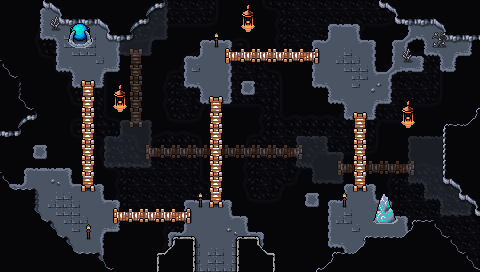

This game map was drawn from its Tiled (.tmx) file and the tilesets committed beside it. A one-line description and the trimmed map source follow:
An orthogonal 30x17 tile map with 16x16 px tiles, 8 tile layers (Collision, Background, Shroud, Lower Ground, ...), 3 tilesets and 23 objects.

<map version="1.10" tiledversion="1.10.1" orientation="orthogonal" renderorder="right-down" width="30" height="17" tilewidth="16" tileheight="16" infinite="0" nextlayerid="14" nextobjectid="69">
 <editorsettings>
  <export target="wastetown..tmx" format="tmx" />
 </editorsettings>
 <properties>
  <property name="dungeonEffect">{
  "startBattleWithCard": [ "Dream Halls|STH|1" ],
}</property>
 </properties>
 <tileset firstgid="1" source="../../tileset/main.tsx" />
 <tileset firstgid="10113" source="../../tileset/buildings.tsx" />
 <tileset firstgid="11905" source="../../tileset/main-nocollide.tsx" />
 <layer id="6" name="Collision" width="30" height="17" opacity="0.9">
  <data>[510 cells, 210 non-empty, 15 distinct tile ids]</data>
 </layer>
 <layer id="1" name="Background" width="30" height="17">
  <data>[510 cells, 510 non-empty, 1 distinct tile ids]</data>
 </layer>
 <layer id="12" name="Shroud" width="30" height="17" opacity="0.15">
  <data>[510 cells, 287 non-empty, 18 distinct tile ids]</data>
 </layer>
 <layer id="10" name="Lower Ground" width="30" height="17" opacity="0.3">
  <data>[510 cells, 67 non-empty, 16 distinct tile ids]</data>
 </layer>
 <layer id="9" name="Lower Bridges" width="30" height="17" opacity="0.3">
  <data>[510 cells, 20 non-empty, 6 distinct tile ids]</data>
 </layer>
 <layer id="11" name="Ground" width="30" height="17">
  <data>[510 cells, 181 non-empty, 32 distinct tile ids]</data>
 </layer>
 <layer id="13" name="Walls" width="30" height="17">
  <data>[510 cells, 151 non-empty, 23 distinct tile ids]</data>
 </layer>
 <layer id="3" name="Clutter" width="30" height="17">
  <properties>
   <property name="spriteLayer" type="bool" value="true" />
  </properties>
  <data>[510 cells, 206 non-empty, 23 distinct tile ids]</data>
 </layer>
 <objectgroup id="4" name="Objects">
  <object id="38" template="../../obj/entry_up.tx" x="199.974" y="271.026" width="32" height="16">
   <properties>
    <property name="teleport" value="" />
   </properties>
  </object>
  <object id="47" template="../../obj/gold.tx" x="333.108" y="97.7427" />
  <object id="56" template="../../obj/gold.tx" x="188.694" y="74.3844">
   <properties>
    <property name="reward">[
  {
    "type": "gold",
    "count": 110,
    "addMaxCount": 50
 }
]</property>
   </properties>
  </object>
  <object id="48" template="../../obj/treasure.tx" x="335.727" y="242.192">
   <properties>
    <property name="reward">[{
  "type": "randomCard",
  "count": 2,
  "colors": [ "colorID" ]
},{
  "type": "randomCard",
  "count": 1,
  "rarity": [ "mythicrare" ],
  "colors": [ "colorID" ]
},{
  "type": "randomCard",
  "count": 1,
  "probability": 0.6,
  "rarity": [ "rare", "mythicrare" ],
  "addMaxCount": 1
},{
  "type": "randomCard",
  "count": 1,
  "probability": 0.5,
  "addMaxCount": 2
}]</property>
   </properties>
  </object>
  <object id="55" template="../../obj/treasure.tx" x="99.0669" y="60.0876">
   <properties>
    <property name="reward">[{
  "type": "randomCard",
  "count": 2,
  "colors": [ "colorID" ]
},{
  "type": "randomCard",
  "count": 1,
  "rarity": [ "rare" ],
  "colors": [ "colorID" ]
},{
  "type": "randomCard",
  "count": 1,
  "addMaxCount": 2
}]</property>
   </properties>
  </object>
  <object id="49" template="../../obj/gold.tx" x="28.9129" y="186.082" />
  <object id="50" template="../../obj/enemy.tx" x="80.4976" y="79.0146">
   <properties>
    <property name="effect">{
 "lifeModifier": 4,
 "startBattleWithCard": [ "Jayemdae Tome|LEB|1" ]
}</property>
    <property name="enemy" value="Master Green Wizard" />
   </properties>
  </object>
  <object id="51" template="../../obj/enemy.tx" x="351.877" y="205.729">
   <properties>
    <property name="effect">{
 "lifeModifier": 3,
 "startBattleWithCard": [ "Fellwar Stone|4ED|1" ]
}</property>
    <property name="enemy" value="Dragon" />
   </properties>
  </object>
  <object id="54" template="../../obj/enemy.tx" x="95.9379" y="221.137">
   <properties>
    <property name="enemy" value="Adept Blue Wizard" />
   </properties>
  </object>
  <object id="53" template="../../obj/enemy.tx" x="351.074" y="112.139">
   <properties>
    <property name="enemy" value="Penguin" />
   </properties>
  </object>
  <object id="52" template="../../obj/enemy.tx" x="390.006" y="145.61">
   <properties>
    <property name="enemy" value="Jellyfish" />
    <property name="threatRange" type="int" value="40" />
    <property name="waypoints" value="60,59,58,61,58,59" />
   </properties>
  </object>
  <object id="57" template="../../obj/enemy.tx" x="28.3333" y="102.667">
   <properties>
    <property name="enemy" value="Jellyfish" />
    <property name="threatRange" type="int" value="40" />
    <property name="waypoints" value="61,58,59,60,59,58" />
   </properties>
  </object>
  <object id="58" template="../../obj/waypoint.tx" x="106.667" y="162" />
  <object id="59" template="../../obj/waypoint.tx" x="274.333" y="161.333" />
  <object id="60" template="../../obj/waypoint.tx" x="446" y="88.3333" />
  <object id="61" template="../../obj/waypoint.tx" x="6" y="36" />
  <object id="62" template="../../obj/collision.tx" x="480.333" y="0.666667" width="16" height="272" />
  <object id="63" template="../../obj/collision.tx" x="-16.3333" y="1.66667" width="16" height="272" />
  <object id="64" template="../../obj/collision.tx" x="8.49983" y="271.667" width="479.667" height="16" />
  <object id="65" template="../../obj/collision.tx" x="1.1665" y="-15.6667" width="479.667" height="16" />
  <object id="66" template="../../obj/manashards.tx" x="337" y="42.3333" />
  <object id="67" template="../../obj/manashards.tx" x="356" y="233.333" />
  <object id="68" template="../../obj/manashards.tx" x="69.3333" y="65.3333" />
 </objectgroup>
</map>
